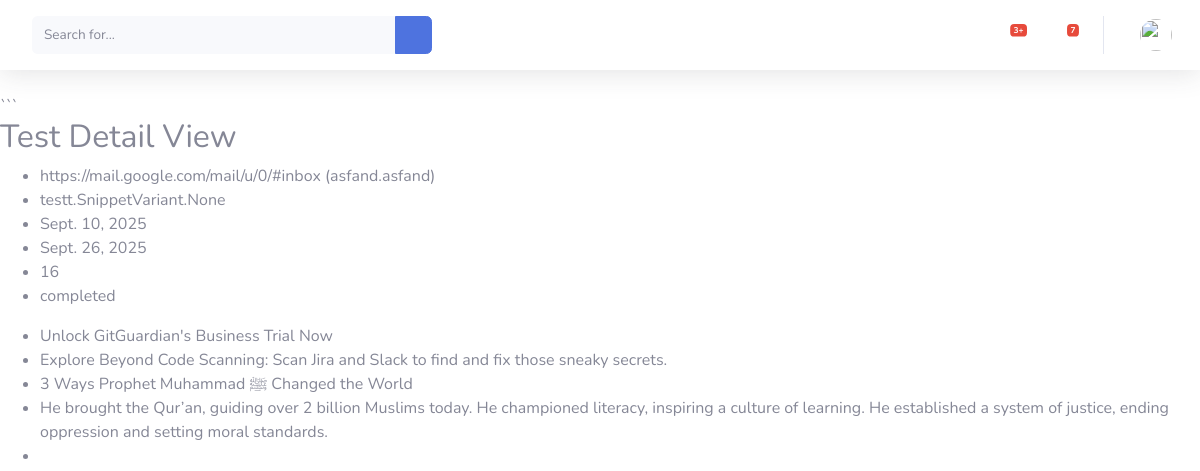
The app's page /testt/detail_test/4 with its own data.
### testt/models.py (models this page shows, shortened)
class Test(models.Model):
    STATUS_CHOICES = [
        ("created", "Created"),
        ("running", "Running"),
        ("completed", "Completed"),
    ]
    page = models.ForeignKey(Page, on_delete=models.CASCADE, related_name="tests")
    start_date = models.DateField()
    end_date = models.DateField()
    status = models.CharField(max_length=10, choices=STATUS_CHOICES, default="created")
    def duration(self):
        return (self.end_date-self.start_date).days
    def get_variants(self):
        return self.page.variants.all()

class Page(models.Model):
    user = models.ForeignKey(User, on_delete=models.CASCADE, related_name="pages")
    url = models.URLField(help_text="Full URL of the page you want to test")
    def __str__(self):
        return f"{self.url} ({self.user.username})"

class SnippetVariant(models.Model):
    page = models.ForeignKey(Page, on_delete=models.CASCADE, related_name="variants")
    title = models.CharField(max_length=255)
    description = models.TextField(blank=True)
    variant_label = models.CharField(
        max_length=5,
        help_text="Label for the variant, e.g., A, B, C"
    )

### testt/views.py (the view)
# urls.py: path('detail_test/<int:test_id>', views.detail_test, name='detail_test'),
def detail_test(request, test_id):
    detail_test = get_object_or_404(Test, pk=test_id)
    return render(request, 'testt/detail_test.html', {'detail_test': detail_test})

### testt/templates/testt/detail_test.html (shortened to what this page needs)
<!DOCTYPE html>
{% extends 'testt/base.html'%}
{% load static %}
{% block content %}
<body>
<h2>Test Detail View</h2>
<ul>
    <li>{{ detail_test.page }}</li>
    <li>{{ detail_test.page.variants }}</li>
    <li>{{ detail_test.start_date }}</li>
    <li>{{ detail_test.end_date }}</li>
    <li>{{ detail_test.duration }}</li>
    <li>{{ detail_test.status }}</li>
</ul>
<ul>
{% for varient in detail_test.get_variants %}
    <li>{{ varient.title }}</li>
    <li>{{ varient.description }}</li>
{% endfor %}
</ul>
</body>
{% endblock %}

### testt/templates/testt/base.html (shortened to what this page needs)
<!DOCTYPE html>
{% include 'testt/navbar.html' %}
<html lang="en">
<head>
</head>
<body>
{% block content %}
{% endblock %}
</body>
</html>

### testt/templates/testt/navbar.html (shortened to what this page needs)
<!DOCTYPE html>
{% load static %}
<html lang="en">
<head>
    <link href="{% static 'vendor/fontawesome-free/css/all.min.css'%}" rel="stylesheet" type="text/css">
    <link href="{% static 'css/sb-admin-2.min.css' %}" rel="stylesheet">
</head>
<body>
<nav class="navbar navbar-expand navbar-light bg-white topbar mb-4 static-top shadow">
    <form
        class="d-none d-sm-inline-block form-inline mr-auto ml-md-3 my-2 my-md-0 mw-100 navbar-search">
        <div class="input-group">
            <input type="text" class="form-control bg-light border-0 small" placeholder="Search for..."
                aria-label="Search" aria-describedby="basic-addon2">
            <div class="input-group-append">
                <button class="btn btn-primary" type="button">
                    <i class="fas fa-search fa-sm"></i>
                </button>
            </div>
        </div>
    </form>
    <ul class="navbar-nav ml-auto">
        <li class="nav-item dropdown no-arrow mx-1">
            <a class="nav-link dropdown-toggle" href="#" id="alertsDropdown" role="button"
                data-toggle="dropdown" aria-haspopup="true" aria-expanded="false">
                <i class="fas fa-bell fa-fw"></i>
                <span class="badge badge-danger badge-counter">3+</span>
            </a>
        </li>
        <li class="nav-item dropdown no-arrow mx-1">
            <a class="nav-link dropdown-toggle" href="#" id="messagesDropdown" role="button"
                data-toggle="dropdown" aria-haspopup="true" aria-expanded="false">
                <i class="fas fa-envelope fa-fw"></i>
                <span class="badge badge-danger badge-counter">7</span>
            </a>
        </li>
        <li class="nav-item dropdown no-arrow">
            <a class="nav-link dropdown-toggle" href="#" id="userDropdown" role="button"
                data-toggle="dropdown" aria-haspopup="true" aria-expanded="false">
                <img class="img-profile rounded-circle"
                    src="img/undraw_profile.svg">
            </a>
        </li>
    </ul>
</nav>
```
</body>
</html>

### records on screen
Test: page "https://mail.google.com/mail/u/0/#inbox (asfand.asfand)", page.variants "testt.SnippetVariant.None", start_date "Sept. 10, 2025", end_date "Sept. 26, 2025", duration "16", status "completed"
SnippetVariant: title "Unlock GitGuardian's Business Trial Now", description "Explore Beyond Code Scanning: Scan Jira and Slack to find and fix those sneaky secrets."
SnippetVariant: title "3 Ways Prophet Muhammad ﷺ Changed the World", description "He brought the Qur’an, guiding over 2 billion Muslims today. He championed literacy, inspiring a culture of learning. He established a system of justice, ending oppression and setting moral standards."
